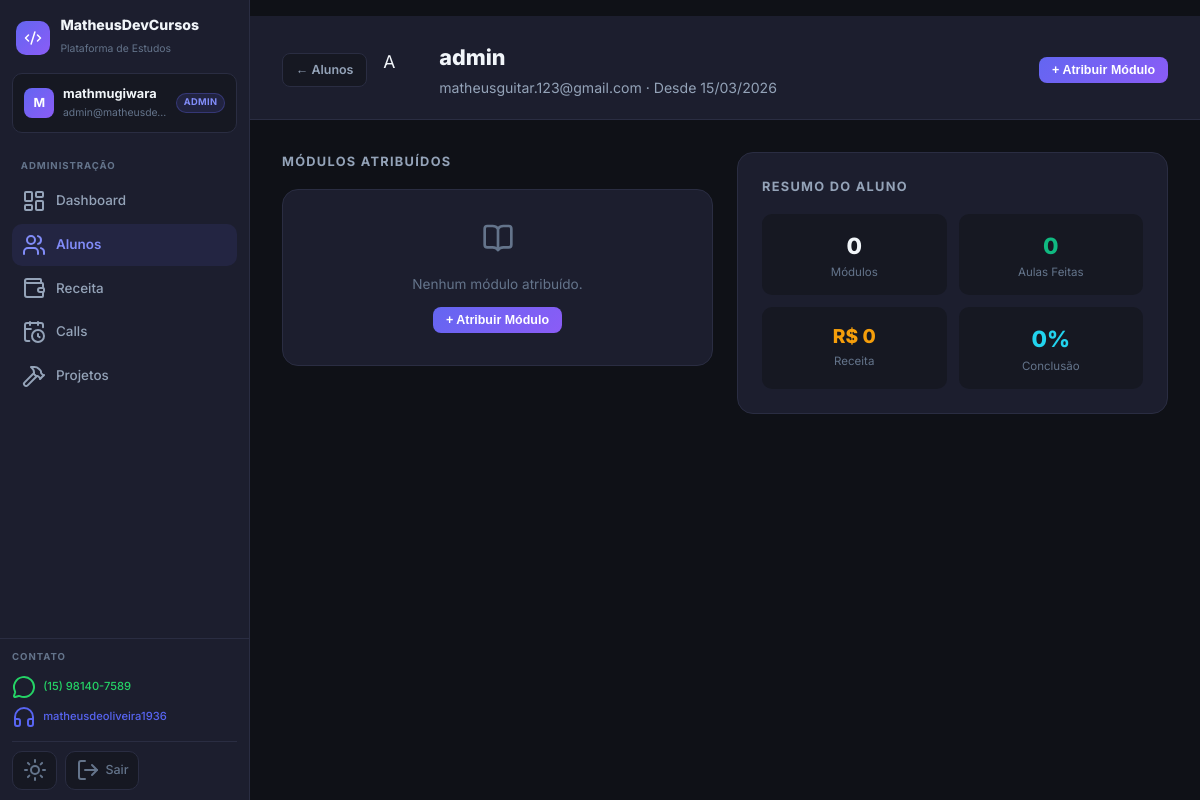
Screenshot of /admin/student/2 (signed in) with the database file from the repository.
### app.py (models this page shows)
class User(UserMixin, db.Model):
    id = db.Column(db.Integer, primary_key=True)
    username = db.Column(db.String(80), unique=True, nullable=False)
    email = db.Column(db.String(120), unique=True, nullable=True)
    password_hash = db.Column(db.String(200), nullable=False)
    role = db.Column(db.String(20), default='student')
    created_at = db.Column(db.DateTime, default=datetime.utcnow)
    is_active_user = db.Column(db.Boolean, default=True)
    modules = db.relationship('UserModule', backref='user', lazy=True, cascade='all, delete-orphan')
    progress = db.relationship('LessonProgress', backref='user', lazy=True, cascade='all, delete-orphan')
    submissions = db.relationship('ExerciseSubmission', backref='user', lazy=True, cascade='all, delete-orphan')

### app.py (the view, shortened to what this page needs)
@app.route('/admin/student/<int:student_id>')
@admin_required
def admin_student_detail(student_id):
    student = User.query.get_or_404(student_id)
    user_modules = UserModule.query.filter_by(user_id=student_id).all()
    all_modules = Module.query.filter_by(is_active=True).all()
    assigned_ids = [um.module_id for um in user_modules]
    modules_data = []
    return render_template('admin/student_detail.html',
        student=student, modules_data=modules_data,
        all_modules=all_modules, assigned_ids=assigned_ids)

### app.py (called while the page is built)
@login_manager.user_loader
def load_user(user_id):
    return User.query.get(int(user_id))

def admin_required(f):
    @wraps(f)
    def decorated(*args, **kwargs):
        if not current_user.is_authenticated or current_user.role != 'admin':
            return redirect(url_for('login'))
        return f(*args, **kwargs)
    return decorated

### templates/admin/student_detail.html (shortened to what this page needs)
{% extends "base.html" %}
{% block content %}
<div class="page-header">
  <div class="page-header-inner" style="display:flex; align-items:center; gap:1rem; flex-wrap:wrap;">
    <a href="{{ url_for('admin_students') }}" class="btn-sm secondary">← Alunos</a>
    <div style="display:flex; align-items:center; gap:0.75rem;">
      <div class="user-avatar" style="width:44px; height:44px; border-radius:12px; font-size:1.1rem;">
        {{ student.username[0].upper() }}
      </div>
      <div>
        <h1>{{ student.username }}</h1>
        <p>{{ student.email or 'Sem e-mail' }} · Desde {{ student.created_at.strftime('%d/%m/%Y') }}</p>
      </div>
    </div>
    <div style="margin-left:auto; display:flex; gap:0.5rem; flex-wrap:wrap;">
      <button class="btn-sm primary" onclick="openModal('modal-assign')">+ Atribuir Módulo</button>
    </div>
  </div>
</div>
<div class="page-body">
<div class="page-body-inner">
  <div style="display:grid; grid-template-columns:1fr 1fr; gap:1.5rem; align-items:start;">
    <div>
      <h2 style="font-size:0.8rem; font-weight:700; color:var(--text2); text-transform:uppercase; letter-spacing:0.1em; margin-bottom:1rem;">Módulos Atribuídos</h2>
      {% if modules_data %}
        {% for item in modules_data %}
          <div style="background:var(--surface); border:1px solid var(--border); border-radius:var(--radius-lg); padding:1.5rem; margin-bottom:1rem;">
            <div style="display:flex; align-items:center; justify-content:space-between; margin-bottom:1rem; flex-wrap:wrap; gap:0.5rem;">
              <div style="display:flex; align-items:center; gap:0.75rem;">
                <span style="font-size:1.3rem;">{{ item.module.icon }}</span>
                <div>
                  <div style="font-weight:700; font-size:0.95rem; color:var(--text);">{{ item.module.short_name }}</div>
                  <div style="font-size:0.72rem; color:var(--text3);">
                    R$ {{ "%.2f"|format(item.um.paid_amount) }} · {{ item.um.assigned_at.strftime('%d/%m/%Y') }}
                  </div>
                </div>
              </div>
              <div style="display:flex; align-items:center; gap:0.5rem;">
                <span class="badge {{ 'badge-green' if item.progress == 100 else 'badge-blue' if item.progress >= 50 else 'badge-purple' }}">
                  {{ item.progress }}%
                </span>
                <form method="POST" action="{{ url_for('admin_remove_module') }}" style="display:inline;"
                      onsubmit="return confirm('Remover acesso a este módulo?')">
                  <input type="hidden" name="student_id" value="{{ student.id }}">
                  <input type="hidden" name="module_id" value="{{ item.module.id }}">
                  <button type="submit" class="btn-sm danger" title="Remover acesso">✕</button>
                </form>
              </div>
            </div>
            <div class="progress-row" style="margin-bottom:0.4rem;">
              <span class="progress-label">{{ item.completed }}/{{ item.total }} aulas</span>
            </div>
            <div class="progress-bar-track" style="margin-bottom:1rem;">
              <div class="progress-bar-fill {{ item.module.color }}" style="width:{{ item.progress }}%;"></div>
            </div>
            <div style="display:flex; flex-direction:column; gap:0.5rem;">
              {% for ld in item.details %}
                <div style="display:flex; align-items:center; gap:0.6rem; padding:0.5rem; background:var(--bg2); border-radius:8px;">
                  <span style="font-size:0.75rem; {{ 'color:var(--green)' if ld.completed else 'color:var(--text3)' }}">
                    {% if ld.completed %}<i data-lucide="check-circle" style="width:14px;height:14px;"></i>{% else %}<i data-lucide="square" style="width:14px;height:14px;"></i>{% endif %}
                  </span>
                  <span style="font-size:0.8rem; color:{{ 'var(--text)' if ld.completed else 'var(--text2)' }}; flex:1;">
                    {{ ld.lesson.title }}
                  </span>
                  {% if ld.ex_total > 0 %}
                    <span style="font-size:0.7rem; color:var(--text3);">
                      {{ ld.ex_passed }}/{{ ld.ex_total }} ex
                    </span>
                  {% endif %}
                </div>
              {% endfor %}
            </div>
          </div>
        {% endfor %}
      {% else %}
        <div style="background:var(--surface); border:1px solid var(--border); border-radius:var(--radius-lg); padding:2rem; text-align:center; color:var(--text3);">
          <i data-lucide="book-open" style="width:32px;height:32px;color:var(--text3);margin-bottom:0.75rem;"></i>
          <p style="font-size:0.85rem;">Nenhum módulo atribuído.</p>
          <button class="btn-sm primary" style="margin-top:0.75rem;" onclick="openModal('modal-assign')">
            + Atribuir Módulo
          </button>
        </div>
      {% endif %}
    </div>
    <div>
      <div style="background:var(--surface); border:1px solid var(--border); border-radius:var(--radius-lg); padding:1.5rem; margin-bottom:1.25rem;">
        <div style="font-size:0.8rem; font-weight:700; color:var(--text2); text-transform:uppercase; letter-spacing:0.1em; margin-bottom:1rem;">Resumo do Aluno</div>
        <div style="display:grid; grid-template-columns:1fr 1fr; gap:0.75rem;">
          <div style="background:var(--bg2); border-radius:var(--radius); padding:0.85rem; text-align:center;">
            <div style="font-size:1.4rem; font-weight:800; color:var(--text);">{{ modules_data|length }}</div>
            <div style="font-size:0.72rem; color:var(--text3);">Módulos</div>
          </div>
          {% set total_completed = modules_data|sum(attribute='completed') %}
          {% set total_lessons = modules_data|sum(attribute='total') %}
          <div style="background:var(--bg2); border-radius:var(--radius); padding:0.85rem; text-align:center;">
            <div style="font-size:1.4rem; font-weight:800; color:var(--green);">{{ total_completed }}</div>
            <div style="font-size:0.72rem; color:var(--text3);">Aulas Feitas</div>
          </div>
          {% set total_paid = modules_data|sum(attribute='um.paid_amount') %}
          <div style="background:var(--bg2); border-radius:var(--radius); padding:0.85rem; text-align:center;">
            <div style="font-size:1.2rem; font-weight:800; color:var(--orange);">R$ {{ "%.0f"|format(total_paid) }}</div>
            <div style="font-size:0.72rem; color:var(--text3);">Receita</div>
          </div>
          <div style="background:var(--bg2); border-radius:var(--radius); padding:0.85rem; text-align:center;">
            <div style="font-size:1.4rem; font-weight:800; color:var(--cyan);">
              {{ ((total_completed / total_lessons) * 100)|int if total_lessons > 0 else 0 }}%
            </div>
            <div style="font-size:0.72rem; color:var(--text3);">Conclusão</div>
          </div>
        </div>
      </div>
      {% set has_unassigned = false %}
      {% for mod in all_modules %}{% if mod.id not in assigned_ids %}{% set has_unassigned = true %}{% endif %}{% endfor %}
    </div>
  </div>
</div>
</div>
{% endblock %}

### templates/base.html (shortened to what this page needs)
<!DOCTYPE html>
<html lang="pt-BR">
<head>
  <link rel="stylesheet" href="{{ url_for('static', filename='css/style.css') }}">
  <link rel="stylesheet" href="https://cdnjs.cloudflare.com/ajax/libs/codemirror/5.65.16/codemirror.min.css">
  <link rel="stylesheet" href="https://cdnjs.cloudflare.com/ajax/libs/codemirror/5.65.16/theme/dracula.min.css">
</head>
<body>
<div class="app-layout">
  <aside class="sidebar" id="sidebar">
    <div class="sb-brand">
      <a href="{{ url_for('index') }}" class="sb-brand-link">
        <div class="sb-brand-icon"><i data-lucide="code-2" style="width:18px;height:18px;color:#fff;"></i></div>
        <div class="sb-brand-text">
          <strong>MatheusDevCursos</strong>
          <span>Plataforma de Estudos</span>
        </div>
      </a>
    </div>
    <div class="sb-user">
      <div class="sb-user-avatar">{{ current_user.username[0].upper() }}</div>
      <div class="sb-user-info">
        <strong>{{ current_user.username }}</strong>
        <small>{{ current_user.email or '' }}</small>
      </div>
      {% if current_user.role == 'admin' %}
        <span class="sb-badge sb-badge-admin">Admin</span>
      {% else %}
        <span class="sb-badge sb-badge-student">Aluno</span>
      {% endif %}
    </div>
    <nav class="sb-nav">
      {% if current_user.role == 'admin' %}
        <div class="sb-section-label">Administração</div>
        <a href="{{ url_for('admin_dashboard') }}" class="sb-link{{ ' active' if request.endpoint == 'admin_dashboard' }}">
          <i data-lucide="layout-dashboard"></i><span>Dashboard</span>
        </a>
        <a href="{{ url_for('admin_students') }}" class="sb-link{{ ' active' if request.endpoint in ['admin_students', 'admin_student_detail'] }}">
          <i data-lucide="users"></i><span>Alunos</span>
        </a>
        <a href="{{ url_for('admin_revenue') }}" class="sb-link{{ ' active' if request.endpoint == 'admin_revenue' }}">
          <i data-lucide="wallet"></i><span>Receita</span>
        </a>
        <a href="{{ url_for('admin_calls') }}" class="sb-link{{ ' active' if request.endpoint == 'admin_calls' }}">
          <i data-lucide="calendar-clock"></i><span>Calls</span>
        </a>
        <a href="{{ url_for('admin_projetos') }}" class="sb-link{{ ' active' if request.endpoint == 'admin_projetos' }}">
          <i data-lucide="hammer"></i><span>Projetos</span>
        </a>
      {% endif %}
    </nav>
    <div class="sb-footer">
      <div class="sb-contact">
        <div class="sb-section-label" style="padding:0;margin-bottom:0.45rem;">Contato</div>
        <a href="https://wa.me/5515981407589" target="_blank" class="sb-contact-link sb-wa">
          <i data-lucide="message-circle"></i> (15) 98140-7589
        </a>
        <a href="https://discord.com/users/matheusdeoliveira1936" target="_blank" class="sb-contact-link sb-dc">
          <i data-lucide="headphones"></i> matheusdeoliveira1936
        </a>
      </div>
      <div class="sb-actions">
        <button class="sb-action-btn" onclick="toggleTheme()" title="Alternar tema">
          <i data-lucide="sun" class="theme-icon-light"></i>
        </button>
        <a href="{{ url_for('logout') }}" class="sb-action-btn sb-logout" title="Sair">
          <i data-lucide="log-out"></i>
          <span>Sair</span>
        </a>
      </div>
    </div>
  </aside>
  <main class="main-content">
    <div style="padding: 0 2rem; padding-top: 1rem; max-width:1100px; margin:0 auto;">
    </div>
    {% block content %}{% endblock %}
  </main>
</div>
</body>
</html>

### rows the page displays
User: username "M", username "mathmugiwara", email "admin@matheusde…"
User: username "A", username "admin", email "matheusguitar.123@gmail.com", created_at "15/03/2026"

### other values shown
{{ modules_data|length }} "0"
{{ total_completed }} "0"
{{ "%.0f"|format(total_paid) }} "0"
